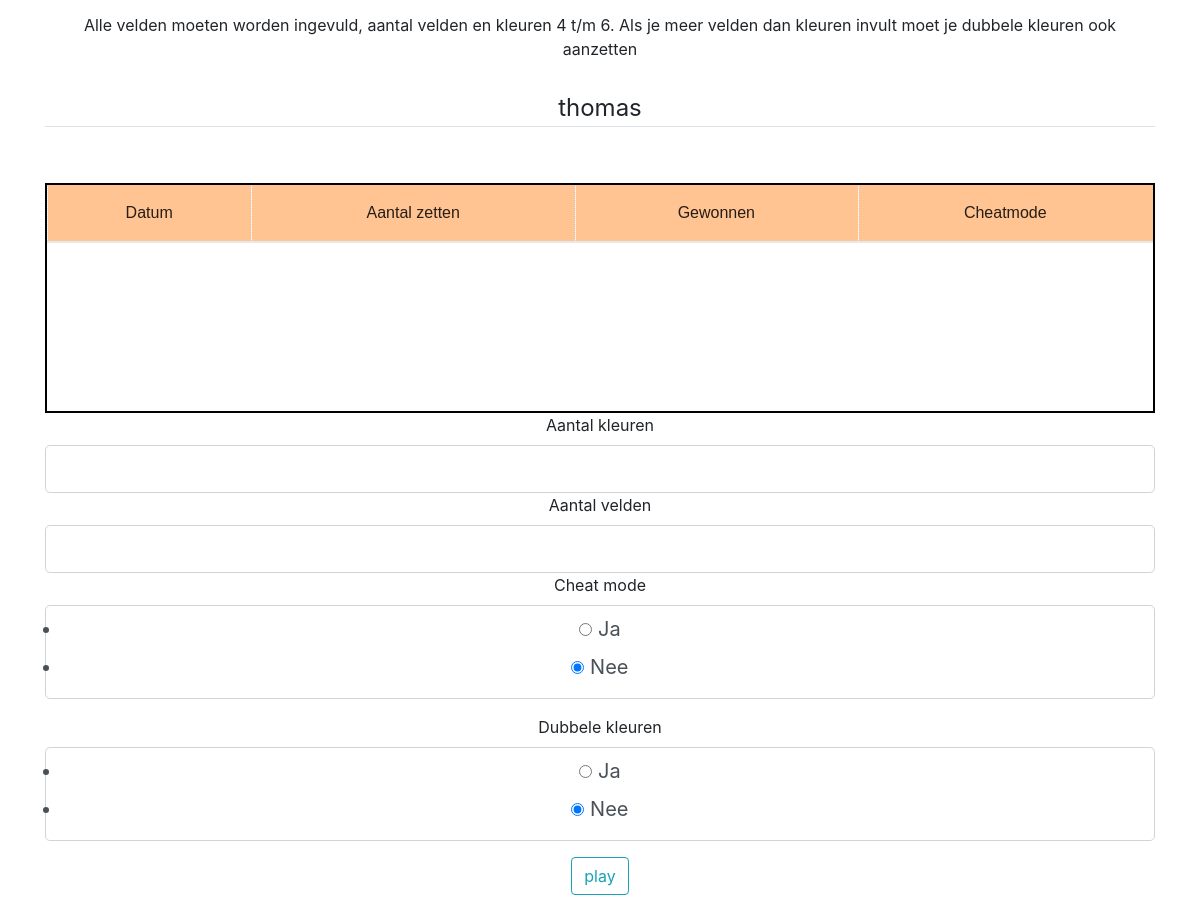
Before: /info (signed in) with the older database file.
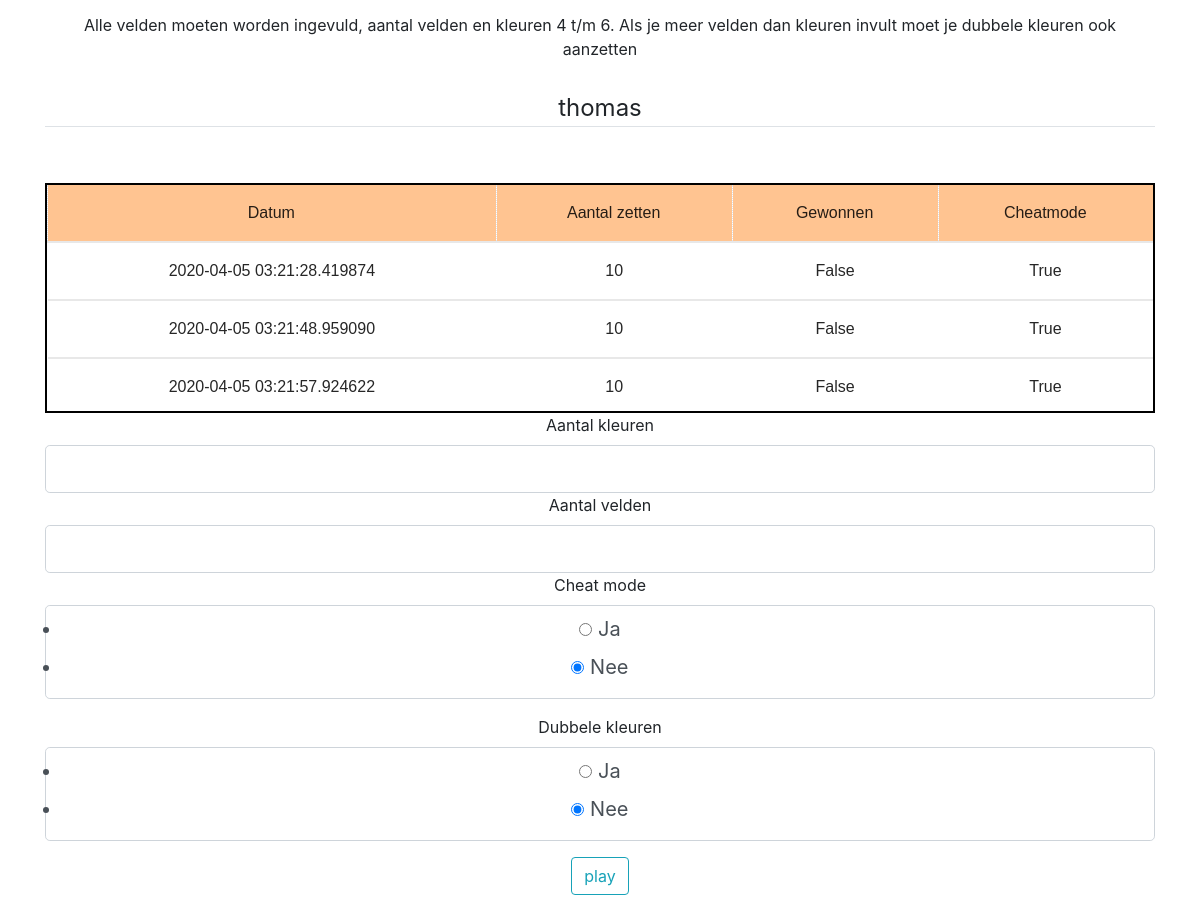
After: the same page with the newer database file.
### main/Model/model.py (models this page shows, shortened)
class User(db.Model, UserMixin):
    id = db.Column(db.Integer, primary_key=True)
    username = db.Column(db.String(20), unique=True, nullable=False)
    stats = db.relationship('UserStats', backref="username", lazy=True)
    game = db.relationship('Game', backref="user", uselist=False)

class UserStats(db.Model):
    id = db.Column(db.Integer, primary_key=True)
    date_played = db.Column(db.DateTime, nullable=False, default=datetime.utcnow)
    win = db.Column(db.Boolean, nullable=False)
    cheat = db.Column(db.Boolean, nullable=False)
    amount_of_guesses = db.Column(db.Integer, nullable=False)
    user_id = db.Column(db.Integer, db.ForeignKey('user.id'), nullable=False)

### main/routes.py (the view)
@app.route("/info", methods=['GET', 'POST'])
def userinfo():
    form = InfoForm()
    active_user = flask_login.current_user.id
    info = UserStats.query.filter_by(user_id=active_user).all()
    if form.validate_on_submit():
        if form.amount_of_rows.data <= form.amount_of_colors.data or form.double_colors.data == "True":
            active_user = flask_login.current_user.id
            game = Game(amount_of_colors=form.amount_of_colors.data, amount_of_rows=form.amount_of_rows.data,
                        cheat=form.cheat.data, double_colors=form.double_colors.data, user_id=active_user)
            db.session.add(game)
            db.session.commit()
            return redirect(url_for("newgame"))
        else:
            flash('Alle velden moeten worden ingevuld, aantal velden en kleuren 4 t/m 6. '
                  'Als je meer velden dan kleuren invult moet je dubbele kleuren ook aanzetten', 'danger')
    else:
        flash('Alle velden moeten worden ingevuld, aantal velden en kleuren 4 t/m 6. '
              'Als je meer velden dan kleuren invult moet je dubbele kleuren ook aanzetten')
    return render_template('userInfo.jinja', title="userInfo", form=form,  info=info)

### main/Logic/forms.py
class InfoForm(FlaskForm):
    amount_of_colors = IntegerField("Aantal kleuren", validators=[NumberRange(min=4, max=6, message='Invalid length'),
                                                                  DataRequired()])
    amount_of_rows = IntegerField("Aantal velden", validators=[NumberRange(min=4, max=6, message='Invalid length'),
                                                               DataRequired()])
    cheat = RadioField('Cheat mode', choices=[('True', u'Ja'), ('False', u'Nee'),], default='False',
                       validators=[DataRequired()])
    double_colors = RadioField('Dubbele kleuren', choices=[('True', u'Ja'),('False', u'Nee')], default='False',
                               validators=[DataRequired()])
    play = SubmitField("play")

### main/Model/model.py (called while the page is built)
@login_manager.user_loader
def load_user(user_id):
    return User.query.get(int(user_id))

### main/Templates/userInfo.jinja (shortened to what this page needs)
{% extends "layout.jinja" %}
{% block content %}
    <div class="content-section">
        <form method="POST" action="">
            <fieldset class="form-group">
                <legend class="border-bottom mb-4">{{current_user.username}}</legend>
            </fieldset>
            <div class="tableWrap">
                <table>
                    <tr>
                        <th>Datum</th>
                        <th class="table-col">Aantal zetten</th>
                        <th class="table-col">Gewonnen</th>
                        <th class="table-col">Cheatmode</th>
                    </tr>
                    {% for i in info %}
                    <tr>
                        <td>{{ i.date_played }}</td>
                        <td>{{ i.amount_of_guesses }}</td>
                        <td>{{ i.win }}</td>
                        <td>{{ i.cheat }}</td>
                    </tr>
                    {% endfor %}
                </table>
            </div>
            <div class="form-group">
                {{ form.amount_of_colors.label(class="form-control-label") }}
                {{ form.amount_of_colors(class="form-control form-control-lg") }}
                {{ form.amount_of_rows.label(class="form-control-label") }}
                {{ form.amount_of_rows(class="form-control form-control-lg") }}
                {{ form.cheat.label(class="form-control-label") }}
                {{ form.cheat(class="form-control form-control-lg") }}
                {{ form.double_colors.label(class="form-control-label") }}
                {{ form.double_colors(class="form-control form-control-lg") }}
                {{ form.play(class="btn btn-outline-info") }}
            </div>
        </form>
{% endblock content %}

### main/Templates/layout.jinja (shortened to what this page needs)
<!DOCTYPE html>
<html>
<head>
    <link rel="stylesheet" href="https://maxcdn.bootstrapcdn.com/bootstrap/4.0.0/css/bootstrap.min.css">
    <link rel="stylesheet" type="text/css" href="{{ url_for('static', filename='main.css') }}">
</head>
<body>
    <main role="main" class="container">
      <div class="row">
        <div class="col text-center">
            {% with messages = get_flashed_messages(with_categories=true) %}
            {% if messages %}
              {% for category, message in messages %}
                <div class="alert alert-{{ category }}">
                  {{ message }}
                </div>
              {% endfor %}
            {% endif %}
          {% endwith %}
          {% block content %}{% endblock %}
        </div>
      </div>
    </main>
</body>
</html>

### main/static/main.css (style rules this page uses)
.tableWrap { height: 230px; border: 2px solid black; overflow: auto; }
.tableWrap thead, .tableWrap tr, .tableWrap th { position: sticky; top: 0; font-weight: 500; color: rgba(0, 0, 0, 0.85); }
.tableWrap table { border-collapse: collapse; width: 100%; font-family: sans-serif; }
.tableWrap th { padding: 16px 16px 16px 15px; border-left: 1px dotted rgba(200, 209, 224, 0.6); border-bottom: 1px solid #e8e8e8; background: #ffc491; text-align: center; box-shadow: 0px 0px 0 2px #e8e8e8;; }
.tableWrap td { padding: 16px; }
.tableWrap tr { border-bottom: 2px solid #e8e8e8; }

Changed rows visible on the page:
added UserStats: date_played "2020-04-05 03:21:28.419874", amount_of_guesses "10", win "False", cheat "True"
added UserStats: date_played "2020-04-05 03:21:48.959090", amount_of_guesses "10", win "False", cheat "True"
added UserStats: date_played "2020-04-05 03:21:57.924622", amount_of_guesses "10", win "False", cheat "True"
